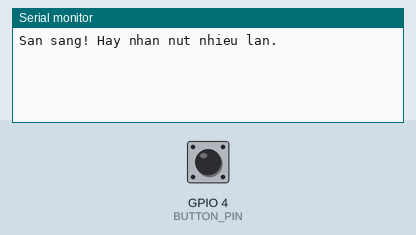
Simulated run of this sketch. Board: ESP32. Parts: the last lines printed to the serial monitor. The inputs (shaded band) are chosen by the test bench; at power-on: GPIO 4 (BUTTON_PIN) HIGH.

Above: at 1.2 s.
1.3 s: GPIO 4 (BUTTON_PIN) pulled LOW for 0.15 s
At 2.5 s:
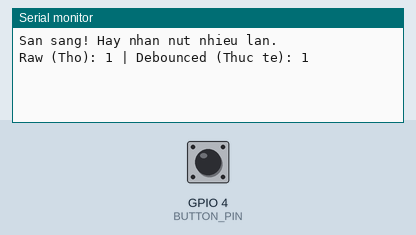
2.9 s: GPIO 4 (BUTTON_PIN) pulled LOW for 1 s
At 3.7 s:
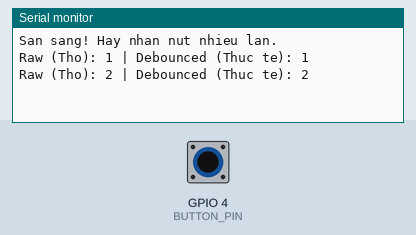
5.4 s: GPIO 4 (BUTTON_PIN) pulled LOW for 0.15 s
At 6.8 s:
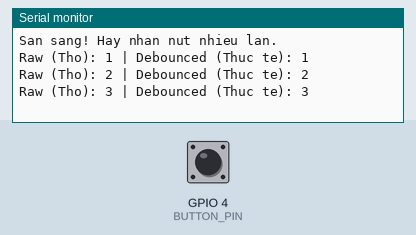

The sketch:

sketch.ino
```cpp
#include <Arduino.h>

#define BUTTON_PIN 4
#define LED_PIN 2
#define DEBOUNCE_MS 500 // Ngưỡng chống dội (thay đổi giá trị này khi test)

volatile uint32_t debouncedCount = 0; // Số lần nhấn THỰC SỰ (đã chống dội)
volatile uint32_t rawEdgeCount = 0;   // Số sườn xuống THÔ (chưa chống dội)
volatile unsigned long lastInterruptTime = 0; // Mốc thời gian của sườn xuống hợp lệ gần nhất

// ISR: CÓ CHỐNG DỘI BẰNG millis()
void IRAM_ATTR handleInterrupt() {
  rawEdgeCount++; // Ghi nhận mọi sườn xuống thô để đối chiếu
  unsigned long now = millis();

  if (now - lastInterruptTime >= DEBOUNCE_MS) {
    // Đã qua thời gian chống dội -> đây là lần nhấn MỚI
    debouncedCount++;
    lastInterruptTime = now;
  }
}

void setup() {
  Serial.begin(115200);
  pinMode(BUTTON_PIN, INPUT_PULLUP);

  attachInterrupt(digitalPinToInterrupt(BUTTON_PIN), handleInterrupt, FALLING);
  Serial.println("San sang! Hay nhan nut nhieu lan.");
}

void loop() {
  // In ra kết quả liên tục để quan sát số lần đếm
  static uint32_t lastRaw = 0, lastDebounced = 0;

  // Chỉ in ra khi có sự thay đổi để Serial đỡ bị trôi
  if (rawEdgeCount != lastRaw || debouncedCount != lastDebounced) {
    Serial.print("Raw (Tho): ");
    Serial.print(rawEdgeCount);
    Serial.print(" | Debounced (Thuc te): ");
    Serial.println(debouncedCount);

    lastRaw = rawEdgeCount;
    lastDebounced = debouncedCount;
  }
}
```

Measured:
- after the input at 1.3 s, the serial monitor: prints a new line at once (image 1)
- after the input at 2.9 s, the serial monitor: prints a new line at once (image 2)
- after the input at 5.4 s, the serial monitor: prints a new line at once (image 3)
